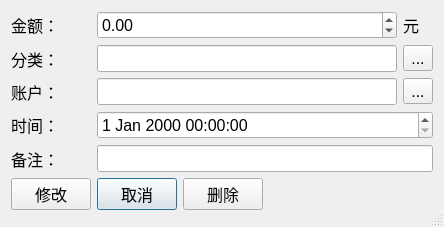
<?xml version="1.0" encoding="UTF-8"?>
<ui version="4.0">
 <class>Dialog</class>
 <widget class="QDialog" name="Dialog">
  <property name="geometry">
   <rect>
    <x>0</x>
    <y>0</y>
    <width>444</width>
    <height>227</height>
   </rect>
  </property>
  <property name="font">
   <font>
    <pointsize>12</pointsize>
   </font>
  </property>
  <property name="windowTitle">
   <string>流水明细</string>
  </property>
  <property name="sizeGripEnabled">
   <bool>true</bool>
  </property>
  <layout class="QHBoxLayout" name="horizontalLayout">
   <item>
    <layout class="QGridLayout" name="gridLayout">
     <item row="0" column="0">
      <widget class="QLabel" name="label_money">
       <property name="text">
        <string>金额：</string>
       </property>
      </widget>
     </item>
     <item row="1" column="4">
      <widget class="QToolButton" name="toolButton_classification">
       <property name="text">
        <string>...</string>
       </property>
      </widget>
     </item>
     <item row="4" column="0">
      <widget class="QLabel" name="label_beizhu">
       <property name="text">
        <string>备注：</string>
       </property>
      </widget>
     </item>
     <item row="5" column="2">
      <widget class="QPushButton" name="pushButton_del">
       <property name="sizePolicy">
        <sizepolicy hsizetype="Fixed" vsizetype="Fixed">
         <horstretch>0</horstretch>
         <verstretch>0</verstretch>
        </sizepolicy>
       </property>
       <property name="text">
        <string>删除</string>
       </property>
      </widget>
     </item>
     <item row="1" column="0">
      <widget class="QLabel" name="label_classification">
       <property name="text">
        <string>分类：</string>
       </property>
      </widget>
     </item>
     <item row="2" column="0">
      <widget class="QLabel" name="label_account">
       <property name="text">
        <string>账户：</string>
       </property>
      </widget>
     </item>
     <item row="5" column="0">
      <widget class="QPushButton" name="pushButton_modify">
       <property name="sizePolicy">
        <sizepolicy hsizetype="Fixed" vsizetype="Fixed">
         <horstretch>0</horstretch>
         <verstretch>0</verstretch>
        </sizepolicy>
       </property>
       <property name="text">
        <string>修改</string>
       </property>
      </widget>
     </item>
     <item row="2" column="4">
      <widget class="QToolButton" name="toolButton_account">
       <property name="text">
        <string>...</string>
       </property>
      </widget>
     </item>
     <item row="3" column="0">
      <widget class="QLabel" name="label_dateTime">
       <property name="text">
        <string>时间：</string>
       </property>
      </widget>
     </item>
     <item row="5" column="1">
      <widget class="QPushButton" name="pushButton_cancel">
       <property name="sizePolicy">
        <sizepolicy hsizetype="Fixed" vsizetype="Fixed">
         <horstretch>0</horstretch>
         <verstretch>0</verstretch>
        </sizepolicy>
       </property>
       <property name="text">
        <string>取消</string>
       </property>
       <property name="default">
        <bool>true</bool>
       </property>
      </widget>
     </item>
     <item row="1" column="1" colspan="3">
      <widget class="QLineEdit" name="lineEdit_classification">
       <property name="readOnly">
        <bool>true</bool>
       </property>
      </widget>
     </item>
     <item row="2" column="1" colspan="3">
      <widget class="QLineEdit" name="lineEdit_account">
       <property name="readOnly">
        <bool>true</bool>
       </property>
      </widget>
     </item>
     <item row="3" column="1" colspan="4">
      <widget class="QDateTimeEdit" name="dateTimeEdit"/>
     </item>
     <item row="4" column="1" colspan="4">
      <widget class="QLineEdit" name="lineEdit_beizhu"/>
     </item>
     <item row="0" column="1" colspan="3">
      <widget class="QDoubleSpinBox" name="doubleSpinBox_money">
       <property name="minimum">
        <double>-99999999.000000000000000</double>
       </property>
       <property name="maximum">
        <double>99999999.000000000000000</double>
       </property>
      </widget>
     </item>
     <item row="0" column="4">
      <widget class="QLabel" name="label_unit">
       <property name="text">
        <string>元</string>
       </property>
      </widget>
     </item>
    </layout>
   </item>
  </layout>
 </widget>
 <resources/>
 <connections>
  <connection>
   <sender>pushButton_cancel</sender>
   <signal>clicked()</signal>
   <receiver>Dialog</receiver>
   <slot>reject()</slot>
   <hints>
    <hint type="sourcelabel">
     <x>125</x>
     <y>190</y>
    </hint>
    <hint type="destinationlabel">
     <x>140</x>
     <y>225</y>
    </hint>
   </hints>
  </connection>
 </connections>
</ui>
